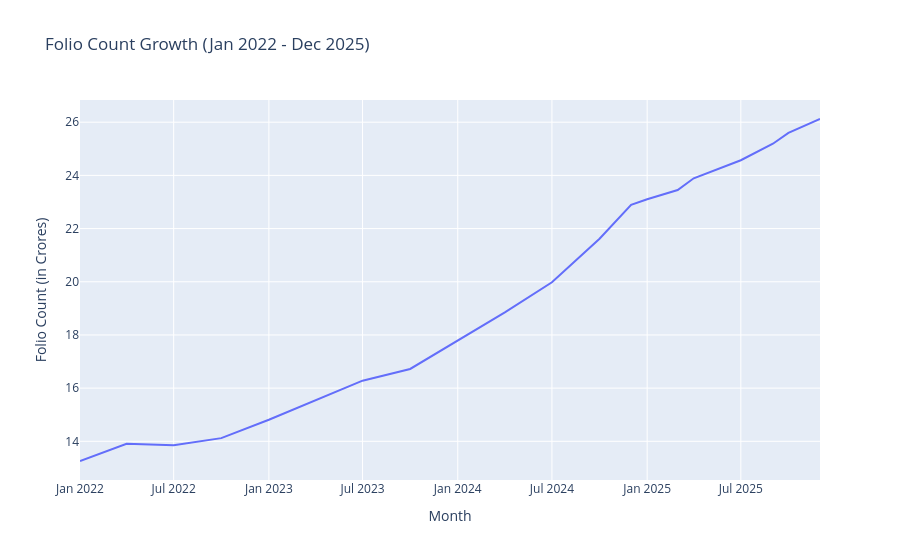

The cell this chart's notebook holds for it:
### Code cell
fig = px.line(
    folio_df,
    x='month',
    y='total_folios_crore',
    title='Folio Count Growth (Jan 2022 - Dec 2025)',
    labels={'month': 'Month', 'total_folios_crore': 'Folio Count (in Crores)'},
)
fig.show()

### Figure 1 — Plotly figure (JSON) as saved in the notebook; plotly's stock layout.template omitted (floating-point values rounded to 4 significant figures)
{"data": [{"hovertemplate": "Month=%{x}<br>Folio Count (in Crores)=%{y}<extra></extra>", "legendgroup": "", "line": {"color": "#636efa", "dash": "solid"}, "marker": {"symbol": "circle"}, "mode": "lines", "name": "", "orientation": "v", "showlegend": false, "type": "scatter", "x": ["2022-01-01T00:00:00.000000", "2022-04-01T00:00:00.000000", "2022-07-01T00:00:00.000000", "2022-10-01T00:00:00.000000", "2023-01-01T00:00:00.000000", "2023-04-01T00:00:00.000000", "2023-07-01T00:00:00.000000", "2023-10-01T00:00:00.000000", "2024-01-01T00:00:00.000000", "2024-04-01T00:00:00.000000", "2024-07-01T00:00:00.000000", "2024-10-01T00:00:00.000000", "2024-12-01T00:00:00.000000", "2025-01-01T00:00:00.000000", "2025-03-01T00:00:00.000000", "2025-04-01T00:00:00.000000", "2025-07-01T00:00:00.000000", "2025-08-01T00:00:00.000000", "2025-09-01T00:00:00.000000", "2025-10-01T00:00:00.000000", "2025-12-01T00:00:00.000000"], "xaxis": "x", "y": [13.26, 13.91, 13.85, 14.12, 14.81, 15.54, 16.28, 16.72, 17.78, 18.85, 19.98, 21.62, 22.89, 23.1, 23.45, 23.89, 24.57, 24.89, 25.19, 25.6, 26.12], "yaxis": "y"}], "layout": {"legend": {"tracegroupgap": 0}, "title": {"text": "Folio Count Growth (Jan 2022 - Dec 2025)"}, "xaxis": {"anchor": "y", "domain": [0, 1], "title": {"text": "Month"}}, "yaxis": {"anchor": "x", "domain": [0, 1], "title": {"text": "Folio Count (in Crores)"}}}}
